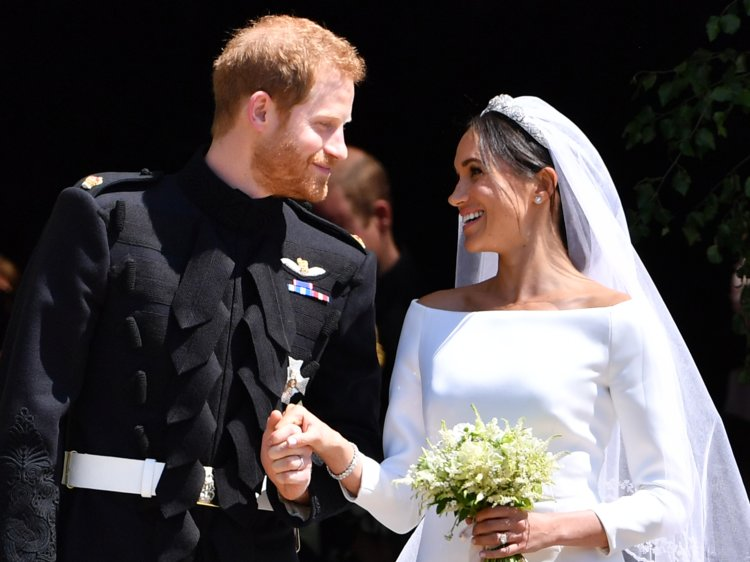
#> input picture notebooks/wedding.jpg, 750 x 562 px
$ jupyter execute kernels.ipynb
#> lines starting #> are read from the running program, lines starting #| are printed output that depends on the picture
[cell 1]
import os
import math
import shutil
import numpy as np
from PIL import Image
import matplotlib.pyplot as plt

# Utility
Resize and crop image to be square

[cell 2]
def open_and_resize(file, resize=(500,500)):
#> called with file = 'wedding.jpg', resize = (400, 400)
    image = Image.open(file).convert('RGB')
#> image is the input picture: PIL image 750x562 RGB; mean R, G, B 81.6, 74.8, 75.3
    w, h = image.size
#> w = 750; h = 562
    left = int((w - h) / 2 if w > h else 0)
#> left = 94
    upper = int((h - w) / 2 if h > w else 0)
#> upper = 0
    right = int(w - ((w - h) / 2) if w > h else w)
#> right = 656
    lower = int(h - ((h - w) / 2) if h > w else h)
#> lower = 562
    image = image.crop((left, upper, right, lower))
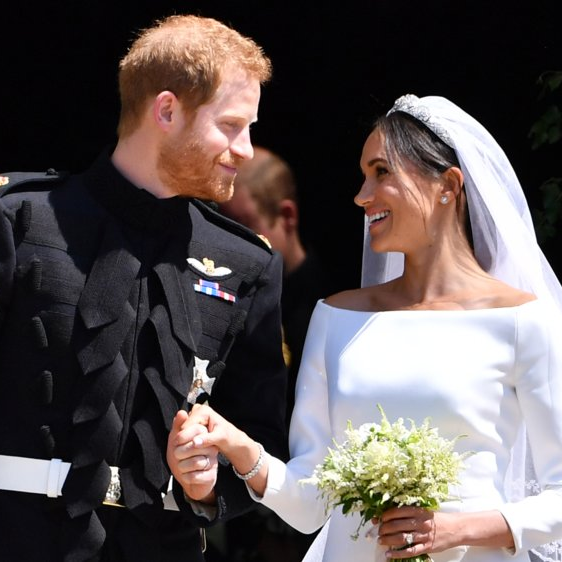
#> image: PIL image 562x562 RGB; mean R, G, B 93.2, 84.1, 83.4
    image.thumbnail(resize)
#> image: PIL image 400x400 RGB
    return image

# Convolution
Implements filtering on a single image with selected pad and stride

[cell 3]
def conv2d(X, W, pad=1, stride=1):
    # filter\kernel size
#> called with W = array of shape (3, 3, 3), pad = 1, stride = 1
    f, f, _ = W.shape
    n_C = 1

    # new output volume
    n_H = int(np.floor(X.shape[0] - f + 2 * pad) / (stride * 1.)) + 1
#> n_H = 400
    n_W = int(np.floor(X.shape[1] - f + 2 * pad) / (stride * 1.)) + 1
#> n_W = 400

    Z = np.zeros((n_H, n_W, n_C))

    # padding
    x = np.pad(X, ((pad, pad), (pad, pad), (0, 0)), 'constant', constant_values=(0, 0))
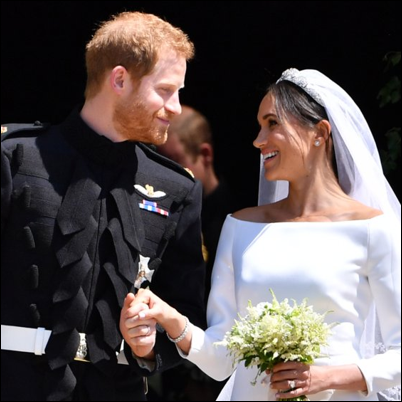
#> x: shape (402, 402, 3); mean of channels 0, 1, 2 92.2, 83.2, 82.6; drawn as R, G, B
    for h in range(n_H):
        for w in range(n_W):
            for c in range(n_C):
                vert_start = h * stride
                vert_end = vert_start + f
                horiz_start = w * stride
                horiz_end = horiz_start + f

                Z[h, w, c] = np.sum(W[:,:,c] * x[vert_start:vert_end,horiz_start:horiz_end,:])
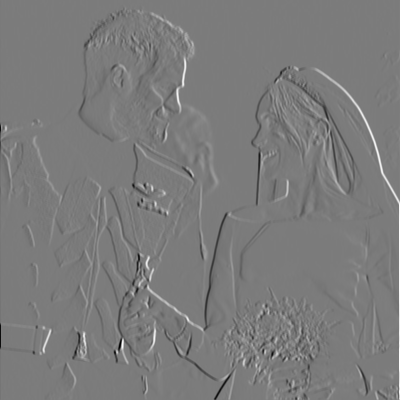
#> Z: shape (400, 400, 1) float64; min -723.7, max 765, mean -0.7; drawn with min black and max white
    return Z

# Max Pooling
Implements max pooling with the given pool size and stride.

[cell 4]
def max_pooling2d(X, pool_size=2, stride=2):
    # new output volume
    n_H = int(np.floor(X.shape[0] - pool_size) / (stride * 1.)) + 1
    n_W = int(np.floor(X.shape[1] - pool_size) / (stride * 1.)) + 1
    n_C = X.shape[2]

    Z = np.zeros((n_H, n_W, n_C))
    for h in range(n_H):
        for w in range(n_W):
            for c in range(n_C):
                vert_start = h * stride
                vert_end = vert_start + pool_size
                horiz_start = w * stride
                horiz_end = horiz_start + pool_size

                Z[h, w, c] = np.amax(X[vert_start:vert_end,horiz_start:horiz_end,c])

    return Z

# Filter\Kernel

[cell 5]
w = np.zeros((3, 3, 3))
t = np.array([[1, 1, 1], [0, 0, 0], [-1, -1, -1]]) / 3
#t = np.array([[0, 0, 0], [0, 1., 0], [0, 0, 0]]) / 3
w[:,:,0] = t
w[:,:,1] = t
w[:,:,2] = t

# Example Filter Application
Run filter on selected image

[cell 6]
image = np.array(open_and_resize("wedding.jpg", resize=(400,400)))
plt.imshow(image)

[cell 7]
n = conv2d(image, w)
plt.imshow(Image.fromarray(n[:,:,0]))
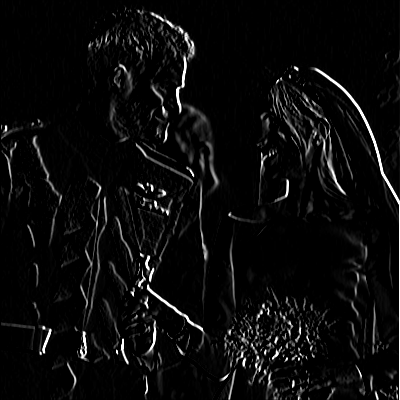
#> shown: shape (400, 400, 4); mean R, G, B, A 11.4, 11.4, 11.4, 255

[cell 8]
x = max_pooling2d(n)
#> after the loop in max_pooling2d, `for h in range(n_H):`:
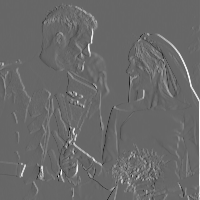
#> Z: shape (200, 200, 1) float64; min -518, max 765, mean 16.2; drawn with min black and max white
plt.imshow(Image.fromarray(x[:,:,0]))
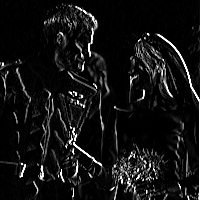
#> shown: shape (200, 200, 4); mean R, G, B, A 19, 19, 19, 255

$ run again, with notebooks/kids.jpg copied over notebooks/wedding.jpg
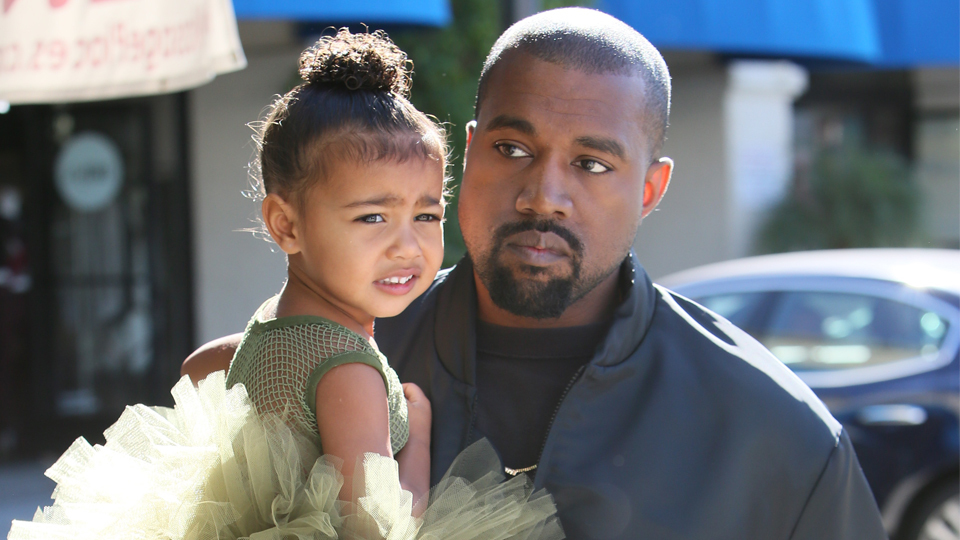
#> input picture notebooks/kids.jpg, 960 x 540 px
#> in open_and_resize, image is the input picture: PIL image 960x540 RGB; mean R, G, B 111.2, 112.8, 116
#> after the loop in max_pooling2d, `for h in range(n_H):`:
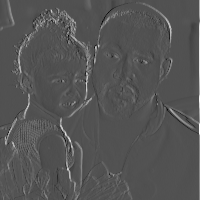
#> Z: shape (200, 200, 1) float64; min -338.3, max 723, mean 16.1; drawn with min black and max white
#> `[cell 8] x = max_pooling2d(n) plt.imshow(Image.fromarray(x[:,:,0]))`:
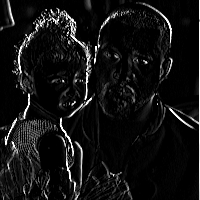
#> shown: shape (200, 200, 4); mean R, G, B, A 18.9, 18.9, 18.9, 255
